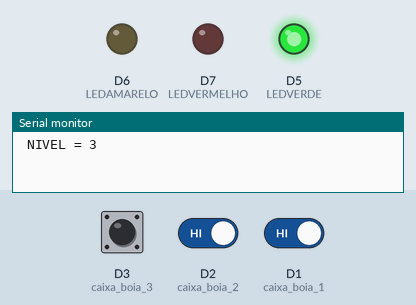
A sketch run on a simulated ESP8266 (NodeMCU). On the bench: output pins drawn as LEDs (lit = HIGH), the last lines printed to the serial monitor. Dashed ring = blinking. The inputs (shaded band) are chosen by the test bench; at power-on: D3 (caixa_boia_3) HIGH, D2 (caixa_boia_2) HIGH, D1 (caixa_boia_1) HIGH. WiFi joins after 1.5 s; servers stay silent unless stated.

Above: at 5.0 s.
5.1 s: D3 (caixa_boia_3) pulled LOW for 3 s
At 8.2 s:
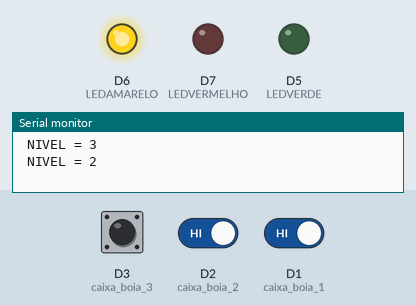
10.3 s: D3 (caixa_boia_3) driven LOW and D2 (caixa_boia_2) driven LOW and D1 (caixa_boia_1) driven LOW
At 12.2 s:
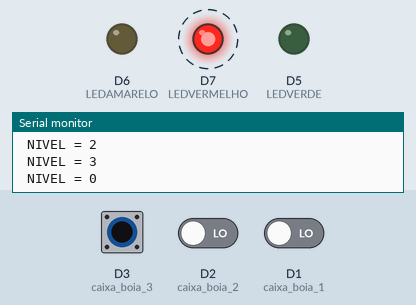
16.3 s: D3 (caixa_boia_3) driven HIGH
At 19.1 s:
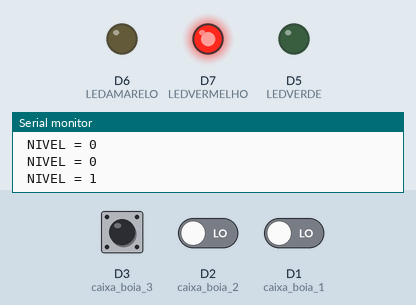
20.1 s: D3 (caixa_boia_3) driven LOW
At 22.6 s:
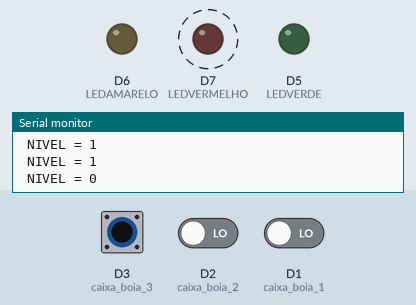
26.3 s: D2 (caixa_boia_2) driven HIGH
At 29.2 s:
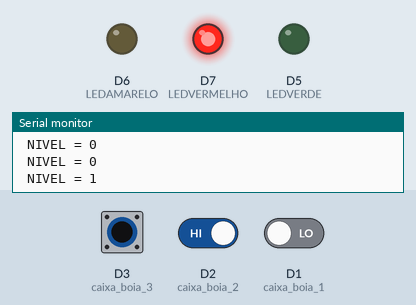
Timing chart, 0 to 30.7 s (numbered marks = the images above; inputs shaded):
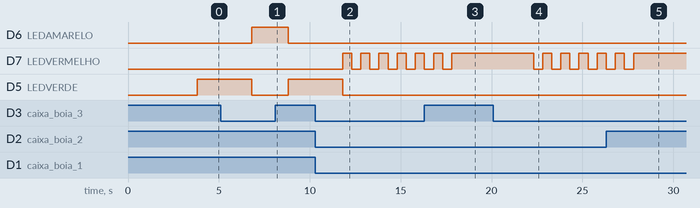

Measured:
- after the input at 5.1 s, D6 (LEDAMARELO): LOW → HIGH after 1.7 s, → LOW 2.0 s later; D5 (LEDVERDE): HIGH → LOW after 1.7 s, → HIGH 2.0 s later
- after the input at 10.3 s, D7 (LEDVERMELHO): alternates HIGH for 0.50 s and LOW for 0.50 s, starting after 1.5 s; D5 (LEDVERDE): HIGH → LOW after 1.5 s
- after the input at 16.3 s, D7 (LEDVERMELHO): goes on until 17.8 s, then stays HIGH
- after the input at 20.1 s, D7 (LEDVERMELHO): alternates HIGH for 0.50 s and LOW for 0.50 s, starting after 2.2 s
- after the input at 26.3 s, D7 (LEDVERMELHO): goes on until 27.8 s, then stays HIGH

The sketch:

Nivel_de_caixa_d_agua_wifi_THAIS.ino
```cpp
#define BLYNK_PRINT Serial

#include <ESP8266WiFi.h>
#include <BlynkSimpleEsp8266.h>

// You should get Auth Token in the Blynk App.
// Go to the Project Settings (nut icon).
char auth[] = "edc2be4366c14a838de4285f064a537e";

// Your WiFi credentials.
// Set password to "" for open networks.
char ssid[] = "casa";
char pass[] = "marcos10";

#define caixa_boia_1 D1
#define caixa_boia_2 D2
#define caixa_boia_3 D3
#define bomba D4
#define LEDVERDE D5
#define LEDAMARELO D6
#define LEDVERMELHO D7
#define NivelCaixa   V0

int grafico = 0;

void setup() {

  Serial.begin(9600);

  Blynk.begin(auth, ssid, pass);

  pinMode(caixa_boia_1, INPUT_PULLUP);
  pinMode(caixa_boia_2, INPUT_PULLUP);
  pinMode(caixa_boia_3, INPUT_PULLUP);
  pinMode(LEDVERDE, OUTPUT);
  pinMode(LEDAMARELO, OUTPUT);
  pinMode(LEDVERMELHO, OUTPUT);
  digitalWrite(bomba, HIGH);
  digitalWrite(LEDVERDE, LOW);
  digitalWrite(LEDAMARELO, LOW);
  digitalWrite(LEDVERMELHO, LOW);


  WidgetLCD Display(V1);
  Display.clear();
  Display.print(1, 0, "O SISTEMA ESTA");
  Display.print (4, 1, "CARREGANDO");
  delay(2000);

}

void loop() {
  /*
    delay(1000);
    digitalWrite(LEDVERDE, LOW);
    digitalWrite(LEDAMARELO, LOW);
    digitalWrite(LEDVERMELHO, LOW);


    delay(1000);
    digitalWrite(LEDVERDE, HIGH);
    digitalWrite(LEDAMARELO, LOW);
    digitalWrite(LEDVERMELHO, LOW);
    digitalWrite(bomba, HIGH);

    delay(1000);
    digitalWrite(LEDVERDE, HIGH);
    digitalWrite(LEDAMARELO, HIGH);
    digitalWrite(LEDVERMELHO, LOW);


    delay(1000);
    digitalWrite(LEDVERDE, HIGH);
    digitalWrite(LEDAMARELO, HIGH);
    digitalWrite(LEDVERMELHO, HIGH);
    digitalWrite(bomba, LOW);
  */


  WidgetLCD Display(V1);
  Blynk.run();

  LeituraCaixa();

}

void LeituraCaixa() {

  WidgetLCD Display(V1);
  int nivel = 0;
  if (digitalRead(caixa_boia_1)) nivel++;
  if (digitalRead(caixa_boia_2)) nivel++;
  if (digitalRead(caixa_boia_3)) nivel++;

  Serial.print (" NIVEL = ");
  Serial.println (nivel);

  if (nivel == 0) {
    grafico = 1;
    Blynk.setProperty(NivelCaixa, "color", "#ff0000");
    Display.clear();
    Display.print(0, 0, "A CAIXA ESTA COM");
    Display.print(0, 1, "O NIVEL  CRITICO");
    digitalWrite(LEDVERDE, LOW);
    digitalWrite(LEDAMARELO, LOW);
    digitalWrite(LEDVERMELHO, HIGH);
    delay(500);
    digitalWrite(LEDVERMELHO, LOW);
    delay(500);
    digitalWrite(LEDVERMELHO, HIGH);
    delay(500);
    digitalWrite(LEDVERMELHO, LOW);
    delay(500);
  }

  if (nivel == 1) {

    Blynk.setProperty(NivelCaixa, "color", "#ff0000");
    grafico = 1;
    Display.clear();
    Display.print(0, 0, "A CAIXA ESTA COM");
    Display.print(0, 1, "O  NIVEL  BAIXO ");

    digitalWrite(LEDVERDE, LOW);
    digitalWrite(LEDAMARELO, LOW);
    digitalWrite(LEDVERMELHO, HIGH);
    delay (2000);
  }

  if (nivel == 2) {

    grafico = 2;
    Blynk.setProperty(NivelCaixa, "color", "#FFA500");
    Display.clear();
    Display.print(0, 0, "A CAIXA ESTA COM");
    Display.print(0, 1, "O  NIVEL  MEDIO ");

    digitalWrite(LEDVERDE, LOW);
    digitalWrite(LEDAMARELO, HIGH);
    digitalWrite(LEDVERMELHO, LOW);
    delay (2000);

  }

  if (nivel == 3) {

    grafico = 3;
    Blynk.setProperty(NivelCaixa, "color", "#008000");
    Display.clear();
    Display.print(0, 0, "A CAIXA ESTA COM");
    Display.print(0, 1, "O  NIVEL  CHEIO ");
    digitalWrite(bomba, HIGH);

    digitalWrite(LEDVERDE, HIGH);
    digitalWrite(LEDAMARELO, LOW);
    digitalWrite(LEDVERMELHO, LOW);
    delay (2000);
    Display.clear();
    Display.print(0, 0, " A  BOMBA  ESTA ");
    Display.print(0, 1, "   DESLIGADA    ");
    delay (1000);
  }
  Blynk.virtualWrite(NivelCaixa, nivel);
}
```
